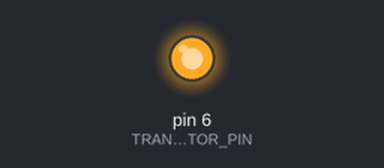
The sketch below on a simulated Arduino Uno, built with avr-gcc and run on an emulated ATmega328P. On the bench: output pins drawn as LEDs (lit = HIGH).

Above: at 1.0 s.
At 3.0 s:
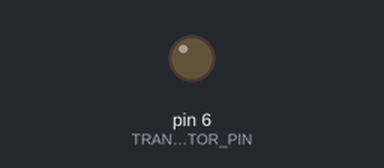
Timing chart, 0 to 5.2 s (numbered marks = the images above):
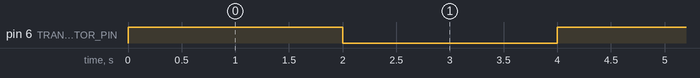

The sketch:

DCMotor-DigitalWrite.ino
```cpp
const int TRANSISTOR_PIN = 6;

void setup() {
  // put your setup code here, to run once:
  pinMode(TRANSISTOR_PIN, OUTPUT);
}

void loop() {
  // put your main code here, to run repeatedly:
  digitalWrite(TRANSISTOR_PIN, HIGH);
  delay(2000);
  digitalWrite(TRANSISTOR_PIN, LOW);
  delay(2000);
}
```

Measured:
- by itself, pin 6 (TRANSISTOR_PIN): alternates HIGH for 2.0 s and LOW for 2.0 s
